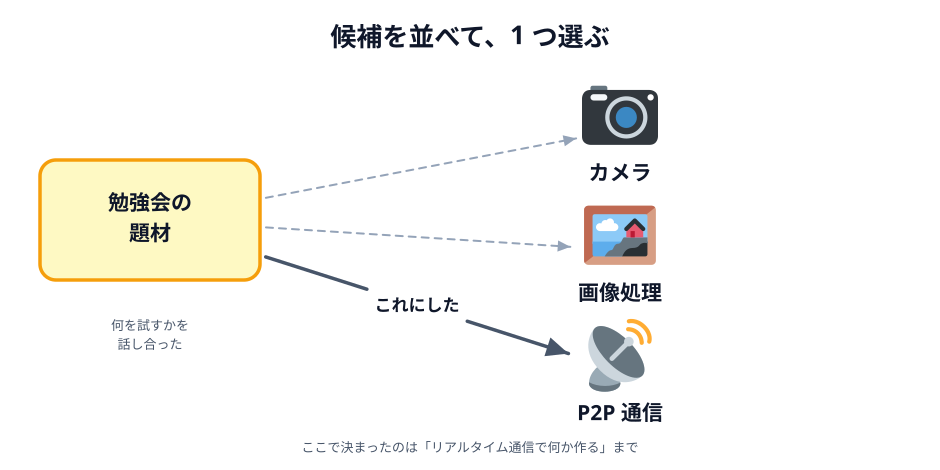

Source code (Python):
# 01-candidates.svg
# スキーマ: SPLITTING（1 つの相談が、3 つの候補に分かれる）
# 候補を並べたうえで 1 つだけ選ばれた、という分岐の形を見せる

import sys

sys.path.insert(0, "/Users/seekseep/.claude/skills/genfig")
from genfig import Canvas

c = Canvas(940, 470)
c.text(470, 46, "候補を並べて、1 つ選ぶ", scale="xl")

theme = c.sticky(40, 160, 220, 120, color="yellow")
c.text(150, 210, "勉強会の\n題材", scale="lg")
c.text(150, 330, "何を試すかを\n話し合った", scale="sm")

camera = c.node(620, 130, "カメラ", emoji_cp="1f4f7", w=170, h=84)  # 📷
image = c.node(620, 250, "画像処理", emoji_cp="1f5bc", w=170, h=84)  # 🖼️
p2p = c.node(620, 370, "P2P 通信", emoji_cp="1f4e1", w=170, h=84)  # 📡

c.link(theme, camera, primary=False, dash="dashed")
c.link(theme, image, primary=False, dash="dashed")
c.link(theme, p2p, label="これにした")

c.text(470, 452, "ここで決まったのは「リアルタイム通信で何か作る」まで", scale="sm")

c.save("01-candidates.svg")
